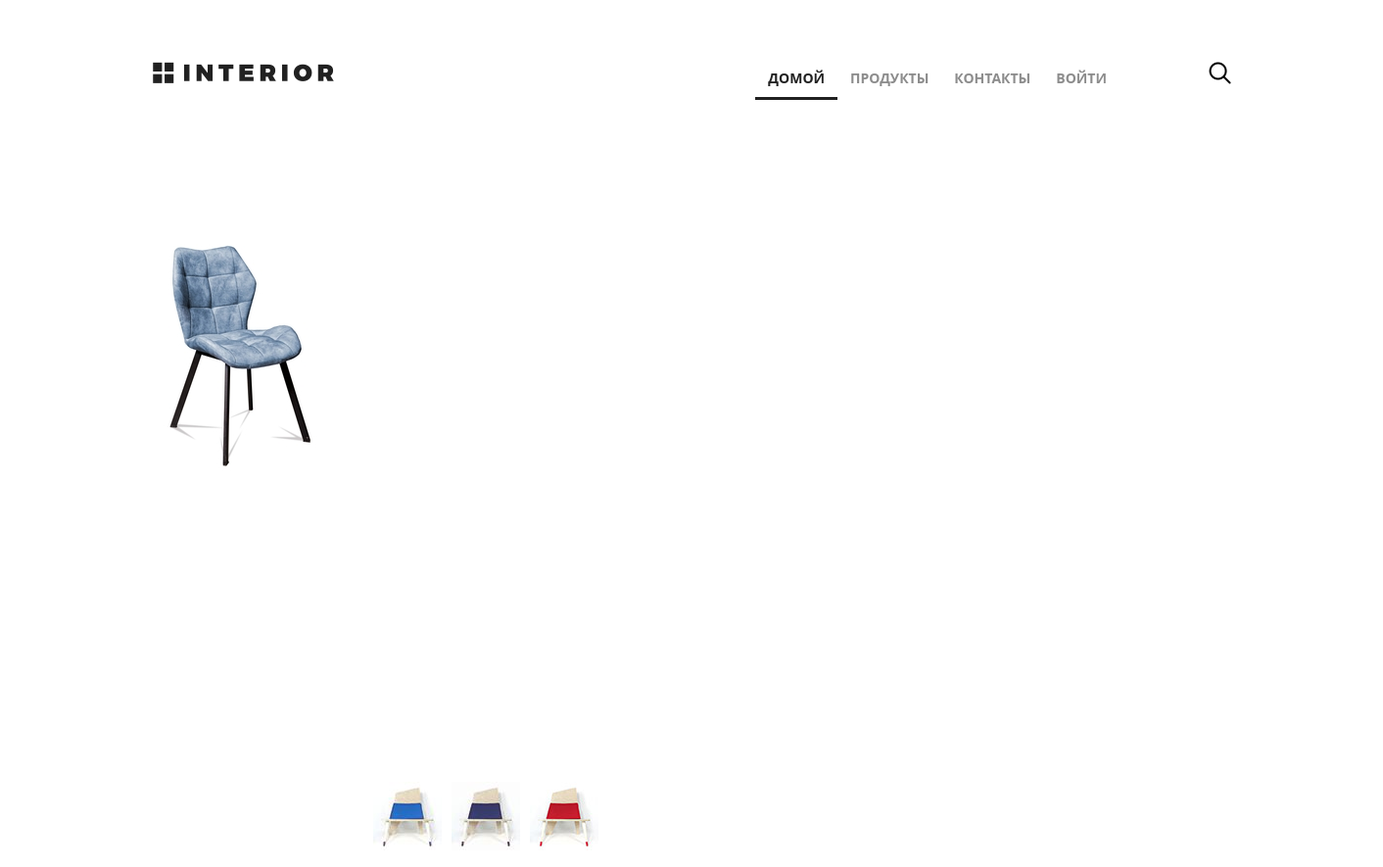
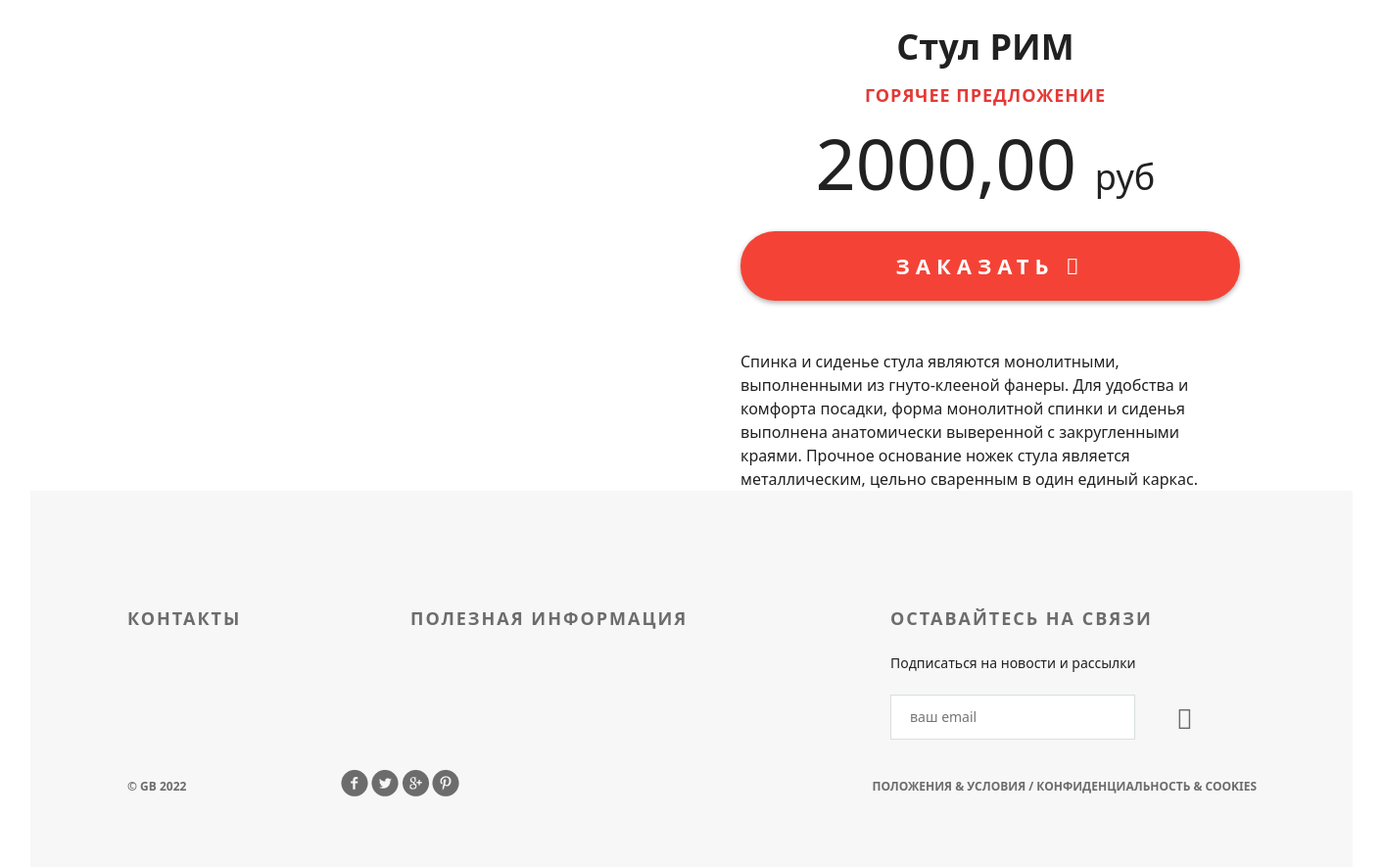
Screenshot of /products/product/3/ with the database file from the repository (2 pictures, top to bottom).
### mainapp/models.py (models this page shows, shortened)
class Product(models.Model):
    category = models.ForeignKey(ProductCategory, on_delete=models.CASCADE)
    name = models.CharField(verbose_name='имя продукта', max_length=128)
    image = models.ImageField(upload_to='products_images', blank=True)
    short_desc = models.CharField(verbose_name='краткое описание продукта', max_length=60, blank=True)
    description = models.TextField(verbose_name='описание продукта', blank=True)
    price = models.DecimalField(verbose_name='цена продукта', max_digits=8, decimal_places=2, default=0)
    quantity = models.PositiveIntegerField(verbose_name='количество на складе', default=0)
    is_active = models.BooleanField(default=True)

### mainapp/views.py (the view)
# urls.py: path('product/<int:pk>/', product, name='detail'),
def product(request, pk):
    title = 'продукты'
    content = {
        'title': title,
        'links_menu': ProductCategory.objects.all(),
        'product': get_object_or_404(Product, pk=pk),
    }
    return render(request, 'mainapp/product_detail.html', content)

### mainapp/context_processors.py (called while the page is built)
def basket(request):
    print(f'context processor basket works')
    basket = []
    if request.user.is_authenticated:
        basket = Basket.objects.filter(user=request.user)
    return {
        'basket': basket,
    }

### mainapp/templates/mainapp/product_detail.html (shortened to what this page needs)
{% extends 'geekshop/base.html' %}
{% load static %}
{% block css %}
    <link rel="stylesheet" type="text/css" href="{% static '/mainapp/style.css' %}">
{% endblock %}
{% block content %}
<div class="hero-white">
    <div class="header clearfix">
        {% include 'geekshop/includes/main_menu.html' %}
        <a href="#" class="basket"></a>
    </div>
</div>
<div class="details">
    <div class="details-products">
        <div class="details-slider">
            <div class="slider-product">
                <img src="{{ product.image.url }}">
            </div>
            <div class="slider-control">
                <div class="block">
                    <a href="#"><img src="{% static '/geekshop/img/controll.jpg' %}" alt="">
                    </a>
                </div>
                <div class="block">
                    <a href="#"><img src="{% static 'geekshop/img/controll1.jpg' %}" alt="">
                    </a>
                </div>
                <div class="block">
                    <a href="#"><img src="{% static 'geekshop/img/controll2.jpg' %}" alt="">
                    </a>
                </div>
            </div>
        </div>
        <div class="description">
            <h3 class="big-bold">{{ product.short_desc }}</h3>
            <h3 class="red">горячее предложение</h3>
            <p class="price"> {{ product.price }} <span>руб</span></p>
            <a href="{% url 'basket:add' pk=product.pk %}" class="red-button">
                заказать <i class="fa fa-chevron-right" aria-hidden="true"></i>
            </a>
            <div class="description-text">
                {{ product.description }}
            </div>
        </div>
    </div>
</div>
{% endblock %}

### geekshop/static/geekshop/style.css (style rules this page uses)
* { margin: 0; padding: 0; }
body { font-family: 'Montserrat', sans-serif; }
html, body { height: 100%; }
.basket { display: block; width: 150px; height: 23px; background-image: url(img/basket.png); position: absolute; top: 60px; left: 1210px; }
.clearfix:after { content: ""; display: block; clear: both; }
.big-bold { color: #212121; font-size: 36px; font-weight: 700; text-align: left; margin-bottom: 24px; line-height: 36px; }
.red { text-transform: uppercase; color: #e53935; font-size: 18px; font-weight: 700; text-align: left; letter-spacing: 1px; line-height: 17px; margin-bottom: 22px; }
.hero-white { background-color: #fff; height: 119px; padding-left: 98px; padding-right: 211px; position: relative; }
.details-products { padding-left: 98px; padding-right: 98px; margin-top: 98px; height: 651px; }
.details-slider { width: 570px; float: left; margin-right: 30px; }
.slider-product { width: 570px; height: 570px; }
.slider-control { width: 420px; height: 70px; margin: 11px auto 0px; padding-left: 150px }
.slider-control .block { height: 70px; width: 70px; position: relative; float: left; margin-right: 10px; }
.description { width: 535px; float: right; padding-left: 35px }
.description .big-bold { color: #212121; font-size: 36px; font-weight: 700; text-align: center; margin-top: 47px; margin-bottom: 0px; }
.description .red { text-transform: uppercase; color: #e53935; font-size: 18px; font-weight: 700; text-align: center; letter-spacing: 1px; line-height: 17px; margin-top: 23px; margin-bottom: 36px; }
.description .price { color: #212121; font-size: 72px; font-weight: 300; line-height: 48px; text-align: center; }
.description .price span { color: #212121; font-size: 36px; font-weight: 300; line-height: 48px; text-align: center; }
.description-text { margin-top: 50px; color: #212121; font-size: 16px; font-weight: 300; line-height: 24px; text-align: left; }

### mainapp/static/mainapp/style.css (style rules this page uses)
.red-button { display: block; height: 71px; width: 510px; border-radius: 35px; background-color: #f44336; text-align: center; text-transform: uppercase; text-decoration: none; color: #ffffff; font-size: 22px; font-weight: 700; line-height: 24px; box-shadow: 0px 2px 4.85px 0.15px rgba(33, 33, 33, 0.35); line-height: 70px; letter-spacing: 6px; margin-top: 31px; }

### rows the page displays
Product: image (picture), short_desc "Стул РИМ", price "2000,00", description "Спинка и сиденье стула являются монолитными, выполненными из гнуто-клееной фанеры. Для удобства и комфорта посадки, форма монолитной спинки и сиденья выполнена анатомически выверенной с закругленными краями. Прочное основание ножек стула является металлическим, цельно сваренным в один единый каркас."
